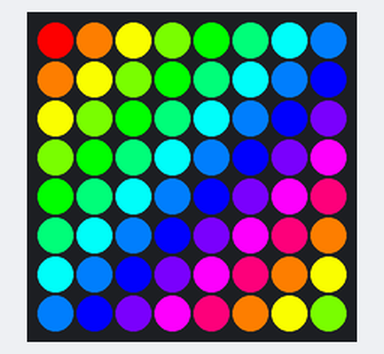
A program run on a simulated Raspberry Pi (BCM pin numbers) with a Sense HAT. Shown: the Sense HAT's 8×8 RGB LED matrix.

Above: at 0.08 s.
At 0.73 s:
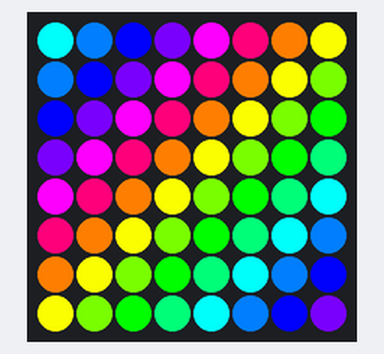
At 1.48 s:
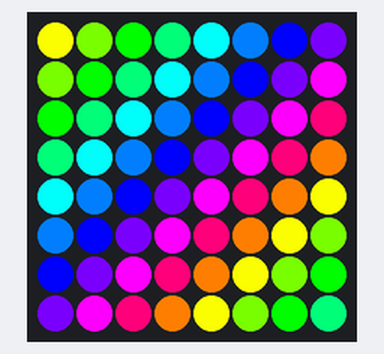

The program:

rainbow-move.py
```python
from sense_hat import SenseHat
from time import sleep
sense = SenseHat()
c = [
[255, 0, 0],
[255, 127, 0],
[255, 255, 0],
[127, 255, 0],
[0, 255, 0],
[0, 255, 127],
[0, 255, 255],
[0, 127, 255],
[0, 0, 255],
[127, 0, 255],
[255, 0, 255],
[255, 0, 127]
]
cc = 0
while True:
    for y in range(8):
        for x in range(8):
            if cc + y + x < 12:
                ccc = cc+y+x
            else:
                ccc = cc+y+x-11
            if ccc >= 12:
                ccc = ccc-11
            sense.set_pixel(x,y,c[ccc])
    sleep(0.1)
    cc = cc + 1
    if cc == 11:
        cc = 0
```

Measured:
- by itself, everything shown: repeats every 1.2 s, in 11 steps
